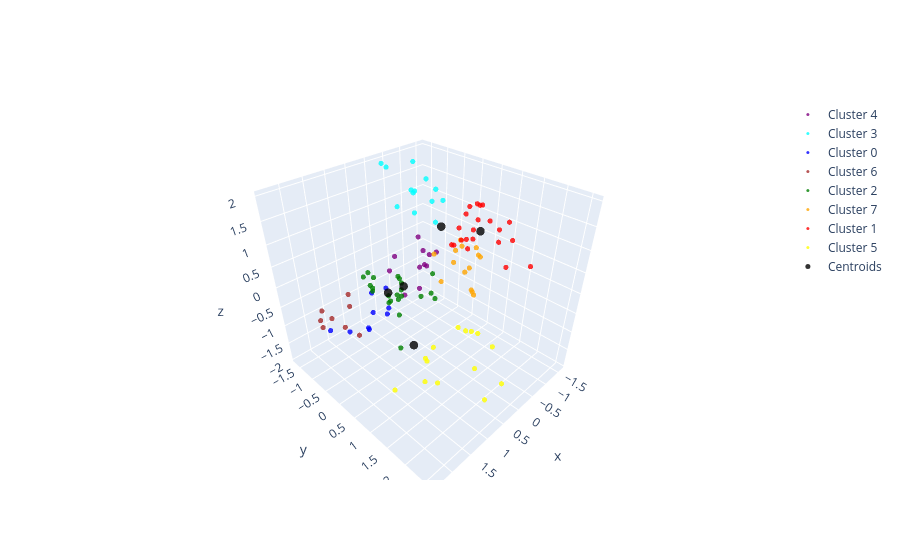

Write notebook code for a chart like this one.
### Markdown cell above
### Visualización en 3D (female)

### Code cell
df_female['Cluster_female'] = kmeans.fit_predict(df_female[['Age', 'Annual Income', 'Spending Score']])

colores = ['blue', 'red', 'green', 'cyan', 'purple', 'yellow', 'brown', 'orange']

fig_female = go.Figure()

for i in df_female['Cluster_female'].unique():
  df_cluster = df_female[df_female['Cluster_female'] == i]
  fig_female.add_trace(go.Scatter3d(
    x = df_cluster['Age'], 
    y = df_cluster['Annual Income'], 
    z = df_cluster['Spending Score'], 
    mode = 'markers',
    marker = dict(
      size = 3,
      color = colores[i],
      opacity = 0.8
    ),
    name = 'Cluster ' + str(i)
  ))

fig_female.add_trace(go.Scatter3d(
  x = centroids_female[:, 0], 
  y = centroids_female[:, 1], 
  z = centroids_female[:, 2], 
  mode = 'markers',
  marker = dict(
    size = 5,
    color = 'black',                
    opacity = 0.8
  ),
  name = 'Centroids'
))

fig_female.show()

### Figure 1 — Plotly figure (JSON) as saved in the notebook; plotly's stock layout.template omitted (floating-point values rounded to 4 significant figures)
{"data": [{"marker": {"color": "purple", "opacity": 0.8, "size": 3}, "mode": "markers", "name": "Cluster 4", "type": "scatter3d", "x": [-1.431, -0.5614, -0.245, -0.1659, -0.5614, -0.8777, -0.7196, -0.5614, -0.5614, -0.8777, -0.4823], "y": [-1.663, -1.624, -1.47, -0.8554, -0.7785, -0.74, -0.74, -0.74, -0.6247, -0.5094, -0.4325], "z": [-1.888, -0.478, -0.6853, -1.059, 0.3928, -0.1877, -0.3951, -0.3951, 0.1026, -0.02184, -0.1877]}, {"marker": {"color": "cyan", "opacity": 0.8, "size": 3}, "mode": "markers", "name": "Cluster 3", "type": "scatter3d", "x": [-1.194, -1.273, -1.194, -0.6405, -0.245, -1.115, -0.245, -1.194, -1.352, -1.352, -0.6405, -1.431, -1.115], "y": [-1.663, -1.624, -1.586, -1.547, -1.547, -1.509, -1.394, -1.163, -1.124, -1.009, -0.9707, -0.8554, -0.7785], "z": [1.056, 1.015, 1.761, 0.849, 1.969, 1.056, 1.927, 1.471, 0.8905, 1.222, 0.8905, 0.9734, 0.5587]}, {"marker": {"color": "blue", "opacity": 0.8, "size": 3}, "mode": "markers", "name": "Cluster 0", "type": "scatter3d", "x": [-0.245, 1.574, 0.6249, 1.258, 0.5459, 0.1504, 0.8622, 0.3086, 0.8622], "y": [-1.586, -1.509, -1.317, -1.201, -1.201, -1.163, -1.009, -0.9707, -0.7785], "z": [-1.888, -1.515, -1.929, -1.556, -0.8097, -0.8512, -1.556, -1.432, -0.9756]}, {"marker": {"color": "brown", "opacity": 0.8, "size": 3}, "mode": "markers", "name": "Cluster 6", "type": "scatter3d", "x": [2.128, 2.286, 2.365, 1.732, 1.732, 2.365, 2.207, 1.969], "y": [-0.8169, -0.4709, -0.4325, -0.3556, -0.3556, -0.009611, 0.1442, 0.2211], "z": [-0.6853, 0.01962, -0.1462, -0.1048, 0.1855, 0.144, -0.06331, -0.3536]}, {"marker": {"color": "green", "opacity": 0.8, "size": 3}, "mode": "markers", "name": "Cluster 2", "type": "scatter3d", "x": [0.9413, 0.8622, 0.9413, 1.02, 1.258, 0.3877, 0.704, 0.5459, 0.8622, 0.6249, 1.337, 0.9413, 0.1504, 0.704, 0.8622, -0.007768, 0.8622, 1.02, 0.9413, -0.007768, 0.1504, 1.416], "y": [-0.74, -0.6632, -0.6247, -0.5863, -0.4709, -0.4325, -0.394, -0.2018, -0.2018, -0.2018, -0.0865, -0.04805, 0.02883, 0.02883, 0.1057, 0.1826, 0.2211, 0.2979, 0.2979, 0.2979, 0.3748, 0.7593], "z": [0.144, 0.01962, -0.2707, -0.06331, 0.3099, -0.06331, -0.3951, 0.06109, -0.3951, -0.3121, 0.2684, -0.2292, -0.478, -0.1877, -0.1462, -0.3951, 0.3099, -0.3536, 0.227, -0.478, 0.2684, -0.6853]}, {"marker": {"color": "orange", "opacity": 0.8, "size": 3}, "mode": "markers", "name": "Cluster 7", "type": "scatter3d", "x": [-1.194, -1.352, -1.273, -0.3241, -0.4823, -0.8777, -1.194, -1.352, -1.51, -1.59, -1.51, -1.194, -1.036, -0.7987], "y": [-0.2018, -0.2018, -0.0865, -0.04805, 0.02883, 0.02883, 0.1057, 0.1057, 0.1442, 0.2211, 0.2211, 0.4133, 0.4902, 0.6439], "z": [0.01962, 0.227, 0.144, 0.3514, -0.3951, -0.06331, -0.4365, -0.3951, 0.1026, -0.1462, -0.06331, -0.9341, -0.7268, -0.478]}, {"marker": {"color": "red", "opacity": 0.8, "size": 3}, "mode": "markers", "name": "Cluster 1", "type": "scatter3d", "x": [-0.5614, -0.5614, -0.7196, -0.245, -0.4823, -0.4823, -0.007768, -0.8777, -0.6405, -0.6405, -0.7196, -0.5614, -0.1659, -0.4032, -0.6405, -0.4823, -0.7196, -0.1659, -0.4823, -0.007768, -0.245], "y": [0.4133, 0.4902, 0.5286, 0.567, 0.6439, 0.6824, 0.7208, 0.7208, 0.7208, 0.7208, 0.7593, 0.8362, 0.9899, 1.028, 1.105, 1.451, 1.49, 1.682, 1.682, 2.066, 2.335], "z": [1.056, 0.8075, 1.512, 0.849, 1.471, 0.9319, 1.015, 1.554, 1.098, 0.8905, 1.305, 1.72, 0.9734, 1.803, 1.43, 1.43, 1.512, 1.388, 0.7246, 1.637, 1.139]}, {"marker": {"color": "yellow", "opacity": 0.8, "size": 3}, "mode": "markers", "name": "Cluster 5", "type": "scatter3d", "x": [0.4668, 1.495, -0.3241, 0.4668, 0.704, -0.1659, 1.099, -0.08686, 0.2295, 1.258, 0.2295, -0.3241, 0.704, 0.5459], "y": [0.5286, 0.6055, 0.7208, 0.7208, 0.7208, 1.067, 1.105, 1.451, 1.528, 1.605, 1.682, 1.682, 2.335, 2.566], "z": [-1.846, -1.929, -1.224, -1.307, -1.473, -1.017, -1.598, -0.8097, -0.5195, -1.141, -1.432, -1.183, -1.473, -0.9756]}, {"marker": {"color": "black", "opacity": 0.8, "size": 5}, "mode": "markers", "name": "Centroids", "type": "scatter3d", "x": [1.049, -1.115, -0.06252, -0.4672, 0.9017], "y": [0.7383, -0.5955, -0.7711, 1.03, -0.1634], "z": [-0.8606, 0.5156, -0.7093, 1.25, -0.09787]}], "layout": {}}
